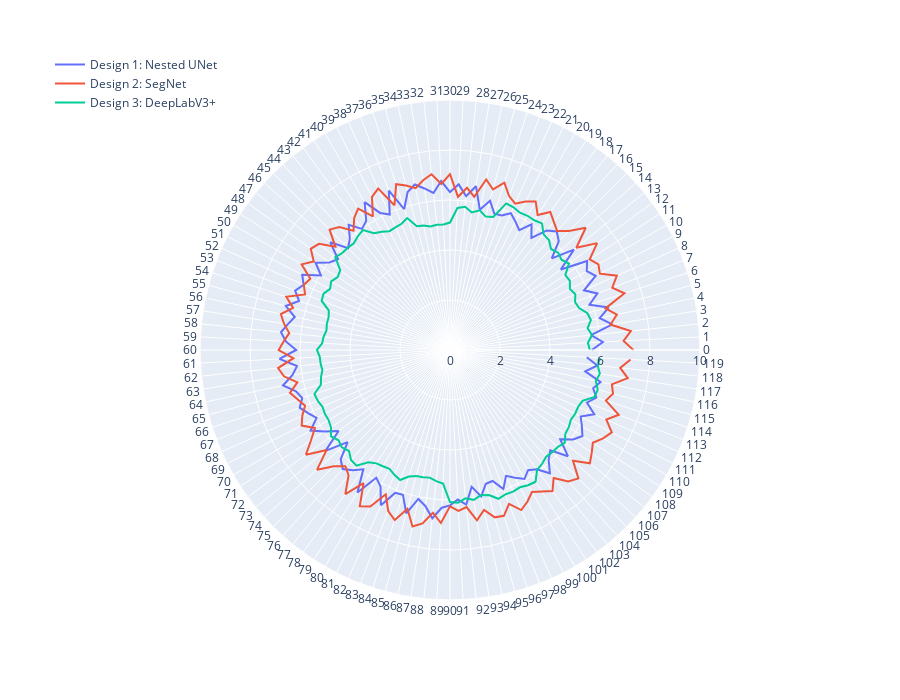

This figure's notebook cell:
### Code cell
## Creating radar graph

iterations = [str(i) for i in range(120)]

#design 1
data1=go.Scatterpolar(
      r=design1,
      theta=iterations,
      # fill='toself',
      name='Design 1: Nested UNet',
)

#design 2
data2=go.Scatterpolar(
      r=design2,
      theta=iterations,
      # fill='toself',
      name='Design 2: SegNet'
)

#design 3
data3 = go.Scatterpolar(
      r=design3,
      theta=iterations,
      # fill='toself',
      name='Design 3: DeepLabV3+'
)

datas = [data1,data2,data3]

# #customization of chart
# fig.update_layout(
#   polar=dict(
#     radialaxis=dict(
#       visible=True,
#       range=[1, 10]
#     )),
#   showlegend=False
# )

layout = go.Layout(
        plot_bgcolor='rgba(0,0,0,0)',
        legend=dict(
            x=0,
            y=1.1,
            traceorder='normal',
            font=dict(
                size=12,),
        ),
    annotations=[
        dict(
            x=0,
            y=0.75,
            xref='paper',
            yref='paper',
            text='',
            showarrow=False
        )
    ],
    autosize=False,
    width=900,
    height=700,
    margin=dict(
        l=50,
        r=50,
        b=100,
        t=100,
        pad=4
    ),
)

fig = go.Figure(data = datas, layout=layout)

fig.update_polars(radialaxis=dict(range=[0, 10]))

fig.show()

### Figure 1 — Plotly figure (JSON) as saved in the notebook; plotly's stock layout.template omitted (floating-point values rounded to 4 significant figures)
{"data": [{"name": "Design 1: Nested UNet", "r": [5.673, 6.123, 5.673, 6.573, 6.123, 6.573, 5.867, 6.317, 5.867, 6.542, 6.317, 6.542, 5.478, 6.378, 5.478, 6.153, 6.378, 6.153, 5.54, 5.99, 5.54, 5.765, 5.99, 5.765, 5.734, 6.184, 5.734, 6.634, 6.184, 6.634, 6.317, 6.767, 6.317, 6.542, 6.767, 6.542, 5.928, 6.828, 5.928, 6.153, 6.828, 6.153, 5.99, 6.44, 5.99, 5.765, 6.44, 5.765, 5.959, 6.409, 5.959, 6.634, 6.409, 6.634, 6.348, 6.798, 6.348, 6.573, 6.798, 6.573, 6.153, 6.828, 6.153, 6.378, 6.828, 6.378, 6.215, 6.44, 6.215, 5.99, 6.44, 5.99, 5.509, 6.409, 5.509, 6.184, 6.409, 6.184, 5.898, 6.798, 5.898, 6.123, 6.798, 6.123, 6.092, 6.767, 6.092, 6.317, 6.767, 6.317, 6.215, 5.99, 6.215, 5.54, 5.99, 5.54, 5.509, 5.959, 5.509, 5.734, 5.959, 5.734, 5.898, 6.348, 5.898, 5.673, 6.348, 5.673, 6.092, 6.317, 6.092, 5.867, 6.317, 5.867, 6.153, 5.928, 6.153, 5.478, 5.928, 5.478], "theta": ["0", "1", "2", "3", "4", "5", "6", "7", "8", "9", "10", "11", "12", "13", "14", "15", "16", "17", "18", "19", "20", "21", "22", "23", "24", "25", "26", "27", "28", "29", "30", "31", "32", "33", "34", "35", "36", "37", "38", "39", "40", "41", "42", "43", "44", "45", "46", "47", "48", "49", "50", "51", "52", "53", "54", "55", "56", "57", "58", "59", "60", "61", "62", "63", "64", "65", "66", "67", "68", "69", "70", "71", "72", "73", "74", "75", "76", "77", "78", "79", "80", "81", "82", "83", "84", "85", "86", "87", "88", "89", "90", "91", "92", "93", "94", "95", "96", "97", "98", "99", "100", "101", "102", "103", "104", "105", "106", "107", "108", "109", "110", "111", "112", "113", "114", "115", "116", "117", "118", "119"], "type": "scatterpolar"}, {"name": "Design 2: SegNet", "r": [7.337, 6.951, 7.274, 6.501, 6.824, 6.437, 7.337, 6.951, 7.306, 6.726, 6.856, 6.662, 7.274, 6.501, 7.306, 6.726, 6.406, 6.599, 6.824, 6.437, 6.856, 6.662, 6.406, 6.599, 7.035, 6.649, 6.972, 6.199, 6.522, 6.135, 7.035, 6.649, 7.067, 6.874, 6.617, 6.81, 6.972, 6.199, 7.067, 6.874, 6.167, 6.747, 6.522, 6.135, 6.617, 6.81, 6.167, 6.747, 6.884, 6.498, 6.852, 6.273, 6.402, 6.209, 6.884, 6.498, 6.916, 6.723, 6.466, 6.659, 6.852, 6.273, 6.916, 6.723, 6.241, 6.627, 6.402, 6.209, 6.466, 6.659, 6.241, 6.627, 7.123, 6.35, 7.155, 6.575, 6.255, 6.448, 7.123, 6.35, 7.218, 7.025, 6.318, 6.898, 7.155, 6.575, 7.218, 7.025, 6.543, 6.93, 6.255, 6.448, 6.318, 6.898, 6.543, 6.93, 6.975, 6.589, 7.007, 6.814, 6.557, 6.75, 6.975, 6.589, 7.07, 7.264, 6.62, 7.2, 7.007, 6.814, 7.07, 7.264, 6.845, 7.232, 6.557, 6.75, 6.62, 7.2, 6.845, 7.232], "theta": ["0", "1", "2", "3", "4", "5", "6", "7", "8", "9", "10", "11", "12", "13", "14", "15", "16", "17", "18", "19", "20", "21", "22", "23", "24", "25", "26", "27", "28", "29", "30", "31", "32", "33", "34", "35", "36", "37", "38", "39", "40", "41", "42", "43", "44", "45", "46", "47", "48", "49", "50", "51", "52", "53", "54", "55", "56", "57", "58", "59", "60", "61", "62", "63", "64", "65", "66", "67", "68", "69", "70", "71", "72", "73", "74", "75", "76", "77", "78", "79", "80", "81", "82", "83", "84", "85", "86", "87", "88", "89", "90", "91", "92", "93", "94", "95", "96", "97", "98", "99", "100", "101", "102", "103", "104", "105", "106", "107", "108", "109", "110", "111", "112", "113", "114", "115", "116", "117", "118", "119"], "type": "scatterpolar"}, {"name": "Design 3: DeepLabV3+", "r": [5.594, 5.524, 5.713, 5.572, 5.761, 5.691, 5.429, 5.358, 5.488, 5.382, 5.536, 5.501, 5.879, 5.738, 5.819, 5.713, 5.916, 5.951, 6.258, 6.188, 6.199, 6.163, 6.247, 6.282, 5.594, 5.524, 5.713, 5.572, 5.761, 5.691, 5.097, 5.027, 5.038, 5.003, 5.086, 5.122, 5.547, 5.406, 5.369, 5.334, 5.466, 5.572, 5.927, 5.856, 5.749, 5.784, 5.797, 5.903, 5.429, 5.358, 5.488, 5.382, 5.536, 5.501, 5.097, 5.027, 5.038, 5.003, 5.086, 5.122, 5.322, 5.217, 5.204, 5.168, 5.276, 5.347, 5.702, 5.667, 5.583, 5.618, 5.607, 5.678, 5.879, 5.738, 5.819, 5.713, 5.916, 5.951, 5.547, 5.406, 5.369, 5.334, 5.466, 5.572, 5.322, 5.217, 5.204, 5.168, 5.276, 5.347, 6.081, 6.117, 5.963, 6.068, 5.938, 6.009, 6.258, 6.188, 6.199, 6.163, 6.247, 6.282, 5.927, 5.856, 5.749, 5.784, 5.797, 5.903, 5.702, 5.667, 5.583, 5.618, 5.607, 5.678, 6.081, 6.117, 5.963, 6.068, 5.938, 6.009], "theta": ["0", "1", "2", "3", "4", "5", "6", "7", "8", "9", "10", "11", "12", "13", "14", "15", "16", "17", "18", "19", "20", "21", "22", "23", "24", "25", "26", "27", "28", "29", "30", "31", "32", "33", "34", "35", "36", "37", "38", "39", "40", "41", "42", "43", "44", "45", "46", "47", "48", "49", "50", "51", "52", "53", "54", "55", "56", "57", "58", "59", "60", "61", "62", "63", "64", "65", "66", "67", "68", "69", "70", "71", "72", "73", "74", "75", "76", "77", "78", "79", "80", "81", "82", "83", "84", "85", "86", "87", "88", "89", "90", "91", "92", "93", "94", "95", "96", "97", "98", "99", "100", "101", "102", "103", "104", "105", "106", "107", "108", "109", "110", "111", "112", "113", "114", "115", "116", "117", "118", "119"], "type": "scatterpolar"}], "layout": {"annotations": [{"showarrow": false, "text": "", "x": 0, "xref": "paper", "y": 0.75, "yref": "paper"}], "autosize": false, "height": 700, "legend": {"font": {"size": 12}, "traceorder": "normal", "x": 0, "y": 1.1}, "margin": {"b": 100, "l": 50, "pad": 4, "r": 50, "t": 100}, "plot_bgcolor": "rgba(0,0,0,0)", "polar": {"radialaxis": {"range": [0, 10]}}, "width": 900}}
